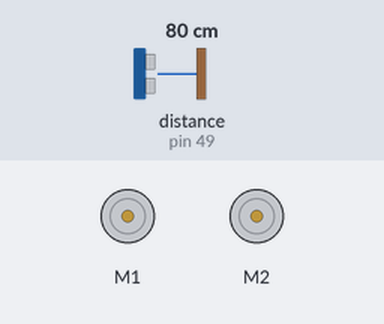
A sketch run on a simulated Arduino Mega 2560, built with avr-gcc and run on an emulated ATmega2560. Shown: 2 × DC motor (green arrow = forward, orange = backward, longer = faster). Wiring (inferred from the names in the program): ultrasonic range finder: trigger pin 47; echo pin 49; MPU-6050 motion sensor at I2C address 0x68. The test bench sets the inputs (shaded band); at power-on: distance to the obstacle (sensor on pin 49) 80 cm. The echo pulse lasts 58.3 µs per cm; what the sketch prints to the serial monitor is not drawn. At 2.8 s the program stops and its outputs stay as they are.

Above: at 0.1 s.
Timing chart, 0 to 4.3 s (numbered marks = the images above):
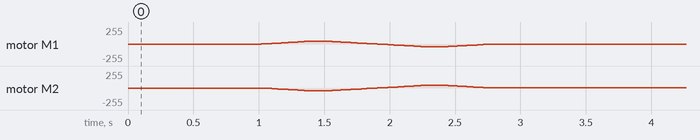

The sketch:

lab1_ino.ino
```cpp
/*Team1 Lab1*/

/*motor.ino includes*/
#include <DualVNH5019MotorShield.h>

/*mpu6050.ino includes*/
#include<Wire.h>

/*sonar.ino global variables*/

// defines pins numbers
const int trigPin = 47;
const int echoPin = 49;
// defines variables
long duration;
int distance;

/*motor.ino global variables*/
DualVNH5019MotorShield md;
int limit=60;

/*mpu6050.ino global variables*/
const int MPU_addr=0x68;  // I2C address of the MPU-6050
int16_t AcX,AcY,AcZ,Tmp,GyX,GyY,GyZ;

void stopIfFault()
//motor function
{
  if (md.getM1Fault())
  {
    Serial.println("M1 fault");
    while(1);
  }
  if (md.getM2Fault())
  {
    Serial.println("M2 fault");
    while(1);
  }
}

void setup() {
//sonar setup
pinMode(trigPin, OUTPUT); // Sets the trigPin as an Output
pinMode(echoPin, INPUT); // Sets the echoPin as an Input
Serial.begin(9600); // Starts the serial communication

//motor setup
Serial.begin(115200);
Serial.println("Dual VNH5019 Motor Shield");
md.init();

//mpu6050 setup
Wire.begin();
Wire.beginTransmission(MPU_addr);
Wire.write(0x6B);  // PWR_MGMT_1 register
Wire.write(0);     // set to zero (wakes up the MPU-6050)
Wire.endTransmission(true);
Serial.begin(9600);
}

void loop() {
  //sonar loop
  // Clears the trigPin
  digitalWrite(trigPin, LOW);
  delayMicroseconds(2);
  // Sets the trigPin on HIGH state for 10 micro seconds
  digitalWrite(trigPin, HIGH);
  delayMicroseconds(10);
  digitalWrite(trigPin, LOW);
  // Reads the echoPin, returns the sound wave travel time in microseconds
  duration = pulseIn(echoPin, HIGH);
  // Calculating the distance
  distance= duration*0.034/2;
  // Prints the distance on the Serial Monitor
  Serial.print("Distance: ");
  Serial.println(distance);
  delay(1000);

//motor loop
  for (int i = 0; i <= limit; i++)
    {
      md.setM1Speed(i);
      stopIfFault();

      md.setM2Speed(-i);
      stopIfFault();

      if (i%200 == 100)
      {
        Serial.print("M1 current: ");
        Serial.println(md.getM1CurrentMilliamps());
        Serial.print("M2 current: ");
        Serial.println(md.getM2CurrentMilliamps());
      }
      delay(5);
    }

  delay(200);

  for (int i = limit; i >= -limit; i--)
  {
    md.setM1Speed(i);
    stopIfFault();

    md.setM2Speed(-i);
    stopIfFault();

    if (i%200 == 100)
    {
      Serial.print("M1 current: ");
      Serial.println(md.getM1CurrentMilliamps());
      Serial.print("M2 current: ");
      Serial.println(md.getM2CurrentMilliamps());
    }
    delay(5);
  }

  delay(200);

  for (int i = -limit; i <= 0; i++)
  {
    md.setM1Speed(i);
    stopIfFault();

    md.setM2Speed(-i);
    stopIfFault();

    if (i%200 == 100)
    {
      Serial.print("M1 current: ");
      Serial.println(md.getM1CurrentMilliamps());
      Serial.print("M2 current: ");
      Serial.println(md.getM2CurrentMilliamps());
    }
    delay(5);
  }
  exit(0);

  //mpu6050 loop
  Wire.beginTransmission(MPU_addr);
  Wire.write(0x3B);  // starting with register 0x3B (ACCEL_XOUT_H)
  Wire.endTransmission(false);
  Wire.requestFrom(MPU_addr,14,true);  // request a total of 14 registers
  AcX=Wire.read()<<8|Wire.read();  // 0x3B (ACCEL_XOUT_H) & 0x3C (ACCEL_XOUT_L)
  AcY=Wire.read()<<8|Wire.read();  // 0x3D (ACCEL_YOUT_H) & 0x3E (ACCEL_YOUT_L)
  AcZ=Wire.read()<<8|Wire.read();  // 0x3F (ACCEL_ZOUT_H) & 0x40 (ACCEL_ZOUT_L)
  Tmp=Wire.read()<<8|Wire.read();  // 0x41 (TEMP_OUT_H) & 0x42 (TEMP_OUT_L)
  GyX=Wire.read()<<8|Wire.read();  // 0x43 (GYRO_XOUT_H) & 0x44 (GYRO_XOUT_L)
  GyY=Wire.read()<<8|Wire.read();  // 0x45 (GYRO_YOUT_H) & 0x46 (GYRO_YOUT_L)
  GyZ=Wire.read()<<8|Wire.read();  // 0x47 (GYRO_ZOUT_H) & 0x48 (GYRO_ZOUT_L)
  Serial.print("AcX = "); Serial.print(AcX);
  Serial.print(" | AcY = "); Serial.print(AcY);
  Serial.print(" | AcZ = "); Serial.print(AcZ);
  Serial.print(" | Tmp = "); Serial.print(Tmp/340.00+36.53);  //equation for temperature in degrees C from datasheet
  Serial.print(" | GyX = "); Serial.print(GyX);
  Serial.print(" | GyY = "); Serial.print(GyY);
  Serial.print(" | GyZ = "); Serial.println(GyZ);
  delay(333);
}
```
